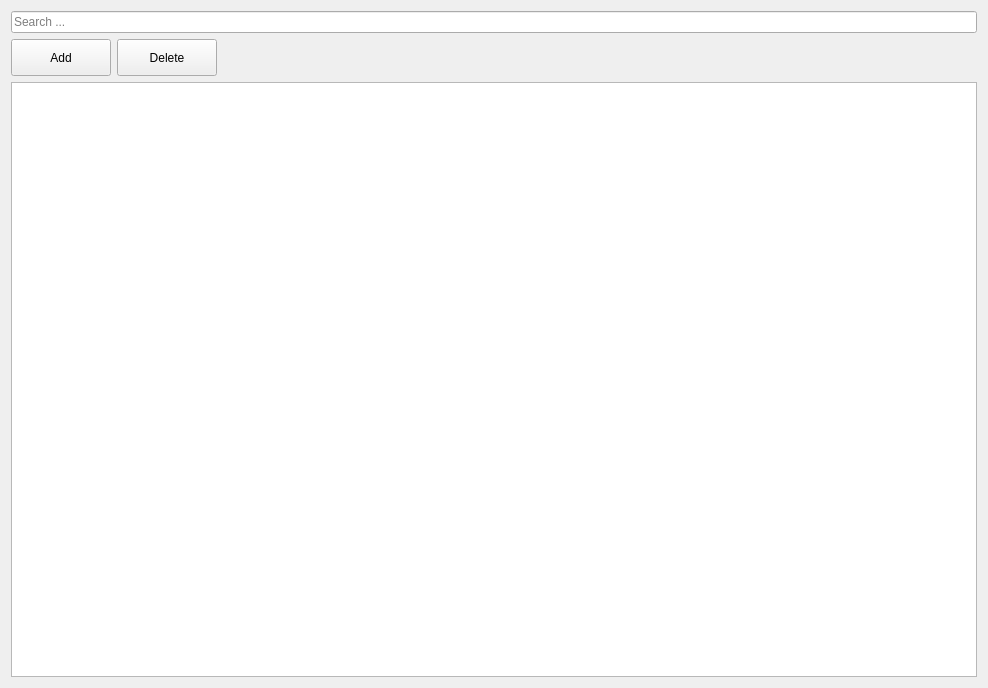
<?xml version="1.0" encoding="UTF-8"?>
<ui version="4.0">
 <class>personView</class>
 <widget class="QWidget" name="personView">
  <property name="geometry">
   <rect>
    <x>0</x>
    <y>0</y>
    <width>988</width>
    <height>688</height>
   </rect>
  </property>
  <property name="sizePolicy">
   <sizepolicy hsizetype="Expanding" vsizetype="Expanding">
    <horstretch>0</horstretch>
    <verstretch>0</verstretch>
   </sizepolicy>
  </property>
  <property name="windowTitle">
   <string>Form</string>
  </property>
  <layout class="QHBoxLayout" name="horizontalLayout" stretch="3">
   <item>
    <layout class="QVBoxLayout" name="layout" stretch="3,0,0">
     <item>
      <widget class="QLineEdit" name="search">
       <property name="placeholderText">
        <string>Search ...</string>
       </property>
      </widget>
     </item>
     <item>
      <layout class="QHBoxLayout" name="buttonLayout">
       <item>
        <widget class="QPushButton" name="addButton">
         <property name="minimumSize">
          <size>
           <width>100</width>
           <height>37</height>
          </size>
         </property>
         <property name="text">
          <string>Add</string>
         </property>
        </widget>
       </item>
       <item>
        <widget class="QPushButton" name="deleteButton">
         <property name="minimumSize">
          <size>
           <width>100</width>
           <height>37</height>
          </size>
         </property>
         <property name="text">
          <string>Delete</string>
         </property>
        </widget>
       </item>
       <item>
        <spacer name="horizontalSpacer">
         <property name="orientation">
          <enum>Qt::Horizontal</enum>
         </property>
         <property name="sizeHint" stdset="0">
          <size>
           <width>40</width>
           <height>20</height>
          </size>
         </property>
        </spacer>
       </item>
      </layout>
     </item>
     <item>
      <widget class="QTableView" name="table"/>
     </item>
    </layout>
   </item>
  </layout>
 </widget>
 <resources/>
 <connections/>
</ui>
